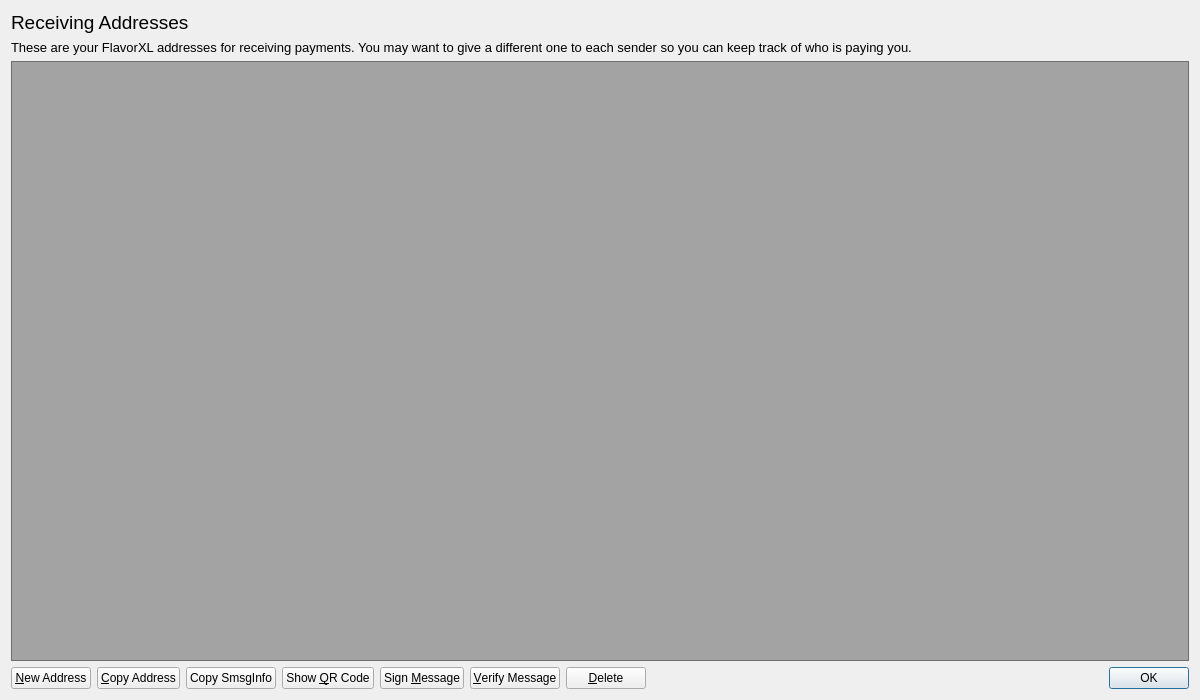
<?xml version="1.0" encoding="UTF-8"?>
<ui version="4.0">
 <class>AddressBookPage</class>
 <widget class="QWidget" name="AddressBookPage">
  <property name="geometry">
   <rect>
    <x>0</x>
    <y>0</y>
    <width>1200</width>
    <height>700</height>
   </rect>
  </property>
  <property name="windowTitle">
   <string>Address Book</string>
  </property>
  <property name="styleSheet">
   <string notr="true"/>
  </property>
  <layout class="QVBoxLayout" name="verticalLayout">
   <item>
    <widget class="QLabel" name="AddressLabelName">
     <property name="font">
      <font>
       <pointsize>14</pointsize>
      </font>
     </property>
     <property name="text">
      <string>Receiving Addresses</string>
     </property>
    </widget>
   </item>
   <item>
    <widget class="QLabel" name="labelExplanation">
     <property name="font">
      <font>
       <pointsize>10</pointsize>
      </font>
     </property>
     <property name="text">
      <string>These are your FlavorXL addresses for receiving payments. You may want to give a different one to each sender so you can keep track of who is paying you.</string>
     </property>
     <property name="textFormat">
      <enum>Qt::PlainText</enum>
     </property>
     <property name="wordWrap">
      <bool>true</bool>
     </property>
    </widget>
   </item>
   <item>
    <widget class="QTableView" name="tableView">
     <property name="font">
      <font>
       <pointsize>10</pointsize>
      </font>
     </property>
     <property name="contextMenuPolicy">
      <enum>Qt::CustomContextMenu</enum>
     </property>
     <property name="toolTip">
      <string>Double-click to edit address or label</string>
     </property>
     <property name="styleSheet">
      <string notr="true">background: transparent;
background-color: rgb(20, 20, 20, 0.35);
color: rgb(255, 255, 255);
</string>
     </property>
     <property name="tabKeyNavigation">
      <bool>false</bool>
     </property>
     <property name="selectionMode">
      <enum>QAbstractItemView::SingleSelection</enum>
     </property>
     <property name="selectionBehavior">
      <enum>QAbstractItemView::SelectRows</enum>
     </property>
     <property name="sortingEnabled">
      <bool>true</bool>
     </property>
     <attribute name="verticalHeaderVisible">
      <bool>false</bool>
     </attribute>
    </widget>
   </item>
   <item>
    <layout class="QHBoxLayout" name="horizontalLayout">
     <item>
      <widget class="QPushButton" name="newAddressButton">
       <property name="toolTip">
        <string>Create a new address</string>
       </property>
       <property name="text">
        <string>&amp;New Address</string>
       </property>
      </widget>
     </item>
     <item>
      <widget class="QPushButton" name="copyToClipboard">
       <property name="toolTip">
        <string>Copy the currently selected address to the system clipboard</string>
       </property>
       <property name="text">
        <string>&amp;Copy Address</string>
       </property>
      </widget>
     </item>
     <item>
      <widget class="QPushButton" name="copySmsgInfo">
       <property name="toolTip">
        <string>Copy the currently selected address smsg info to the system clipboard</string>
       </property>
       <property name="text">
        <string>Copy SmsgInfo</string>
       </property>
      </widget>
     </item>
     <item>
      <widget class="QPushButton" name="showQRCode">
       <property name="text">
        <string>Show &amp;QR Code</string>
       </property>
      </widget>
     </item>
     <item>
      <widget class="QPushButton" name="signMessage">
       <property name="toolTip">
        <string>Sign a message to prove you own a FlavorXL address</string>
       </property>
       <property name="text">
        <string>Sign &amp;Message</string>
       </property>
      </widget>
     </item>
     <item>
      <widget class="QPushButton" name="verifyMessage">
       <property name="toolTip">
        <string>Verify a message to ensure it was signed with a specified FlavorXL address</string>
       </property>
       <property name="text">
        <string>&amp;Verify Message</string>
       </property>
      </widget>
     </item>
     <item>
      <widget class="QPushButton" name="deleteButton">
       <property name="toolTip">
        <string>Delete the currently selected address from the list</string>
       </property>
       <property name="text">
        <string>&amp;Delete</string>
       </property>
      </widget>
     </item>
     <item>
      <spacer name="horizontalSpacer">
       <property name="orientation">
        <enum>Qt::Horizontal</enum>
       </property>
       <property name="sizeHint" stdset="0">
        <size>
         <width>40</width>
         <height>20</height>
        </size>
       </property>
      </spacer>
     </item>
     <item>
      <widget class="QDialogButtonBox" name="buttonBox">
       <property name="sizePolicy">
        <sizepolicy hsizetype="Maximum" vsizetype="Fixed">
         <horstretch>0</horstretch>
         <verstretch>0</verstretch>
        </sizepolicy>
       </property>
       <property name="standardButtons">
        <set>QDialogButtonBox::Ok</set>
       </property>
      </widget>
     </item>
    </layout>
   </item>
  </layout>
 </widget>
 <resources/>
 <connections/>
</ui>
